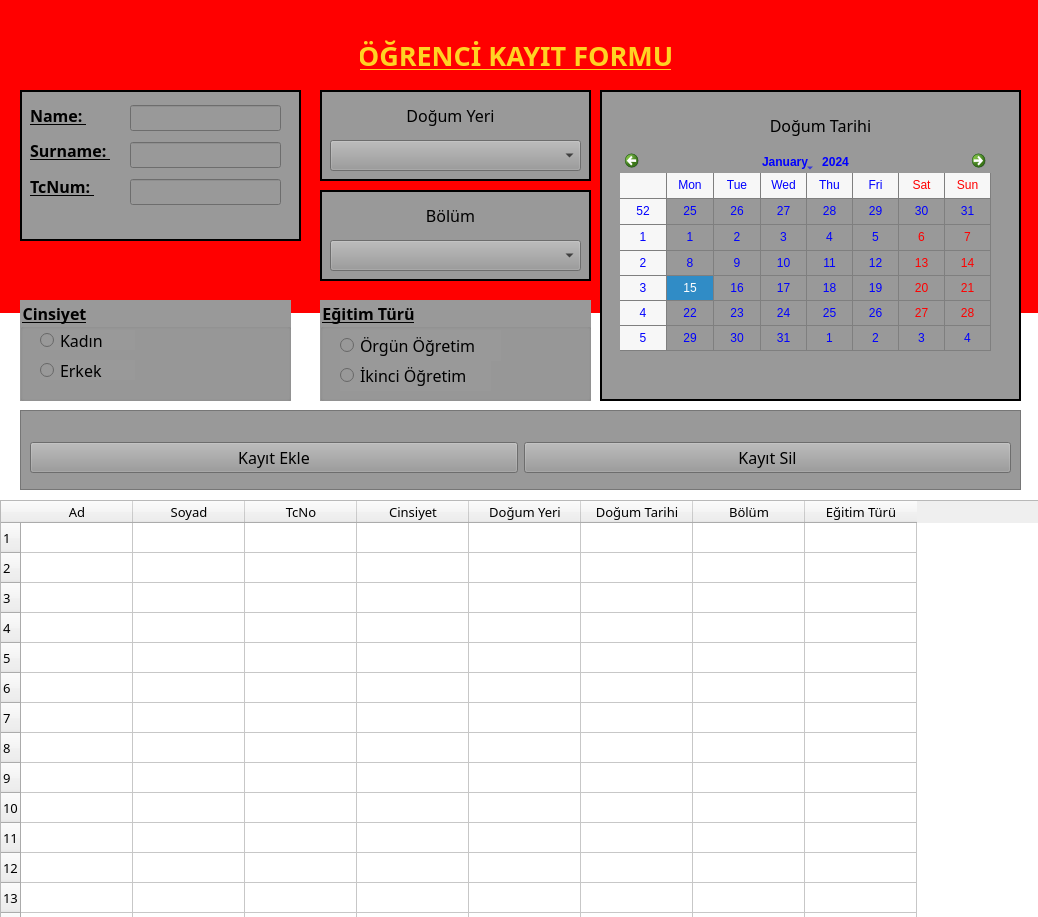
<?xml version="1.0" encoding="UTF-8"?>
<ui version="4.0">
 <class>MainWindow</class>
 <widget class="QMainWindow" name="MainWindow">
  <property name="geometry">
   <rect>
    <x>0</x>
    <y>0</y>
    <width>1038</width>
    <height>917</height>
   </rect>
  </property>
  <property name="windowTitle">
   <string>MainWindow</string>
  </property>
  <widget class="QWidget" name="centralwidget">
   <widget class="QLabel" name="label">
    <property name="geometry">
     <rect>
      <x>0</x>
      <y>0</y>
      <width>1041</width>
      <height>921</height>
     </rect>
    </property>
    <property name="font">
     <font>
      <underline>true</underline>
     </font>
    </property>
    <property name="styleSheet">
     <string notr="true">background-color: qlineargradient(spread:pad, x1:0, y1:0, x2:0, y2:1, stop:0 rgba(255, 0, 0, 255), stop:0.339795 rgba(255, 0, 0, 255), stop:0.339799 rgba(255, 255, 255, 255), stop:0.662444 rgba(255, 255, 255, 255), stop:0.662469 rgba(0, 0, 255, 255), stop:1 rgba(0, 0, 255, 255));</string>
    </property>
    <property name="text">
     <string/>
    </property>
    <property name="textFormat">
     <enum>Qt::AutoText</enum>
    </property>
    <property name="pixmap">
     <pixmap>../../../../../../../../Desktop/anlasekon/Student Register Form/ss.webp</pixmap>
    </property>
    <property name="scaledContents">
     <bool>true</bool>
    </property>
   </widget>
   <widget class="QLabel" name="label_2">
    <property name="geometry">
     <rect>
      <x>360</x>
      <y>30</y>
      <width>311</width>
      <height>51</height>
     </rect>
    </property>
    <property name="font">
     <font>
      <family>Bahnschrift Light SemiCondensed</family>
      <pointsize>20</pointsize>
      <weight>75</weight>
      <bold>true</bold>
      <underline>true</underline>
     </font>
    </property>
    <property name="styleSheet">
     <string notr="true">color: rgb(255, 211, 35);</string>
    </property>
    <property name="text">
     <string>ÖĞRENCİ KAYIT FORMU</string>
    </property>
    <property name="alignment">
     <set>Qt::AlignCenter</set>
    </property>
   </widget>
   <widget class="QFrame" name="fpersonal">
    <property name="geometry">
     <rect>
      <x>20</x>
      <y>90</y>
      <width>281</width>
      <height>151</height>
     </rect>
    </property>
    <property name="styleSheet">
     <string notr="true">background-color: rgb(153, 153, 153);</string>
    </property>
    <property name="frameShape">
     <enum>QFrame::Box</enum>
    </property>
    <property name="frameShadow">
     <enum>QFrame::Plain</enum>
    </property>
    <property name="lineWidth">
     <number>2</number>
    </property>
    <widget class="QWidget" name="">
     <property name="geometry">
      <rect>
       <x>10</x>
       <y>10</y>
       <width>91</width>
       <height>101</height>
      </rect>
     </property>
     <layout class="QVBoxLayout" name="verticalLayout">
      <item>
       <widget class="QLabel" name="label_3">
        <property name="font">
         <font>
          <family>Bahnschrift Light SemiCondensed</family>
          <pointsize>12</pointsize>
          <weight>75</weight>
          <bold>true</bold>
          <underline>true</underline>
         </font>
        </property>
        <property name="styleSheet">
         <string notr="true">color: rgb(0, 0, 0)</string>
        </property>
        <property name="text">
         <string>Name: </string>
        </property>
       </widget>
      </item>
      <item>
       <widget class="QLabel" name="label_4">
        <property name="font">
         <font>
          <family>Bahnschrift Light SemiCondensed</family>
          <pointsize>12</pointsize>
          <weight>75</weight>
          <bold>true</bold>
          <underline>true</underline>
         </font>
        </property>
        <property name="styleSheet">
         <string notr="true">color: rgb(0, 0, 0)</string>
        </property>
        <property name="text">
         <string>Surname: </string>
        </property>
       </widget>
      </item>
      <item>
       <widget class="QLabel" name="label_5">
        <property name="font">
         <font>
          <family>Bahnschrift Light SemiCondensed</family>
          <pointsize>12</pointsize>
          <weight>75</weight>
          <bold>true</bold>
          <underline>true</underline>
         </font>
        </property>
        <property name="styleSheet">
         <string notr="true">color: rgb(0, 0, 0)</string>
        </property>
        <property name="text">
         <string>TcNum: </string>
        </property>
       </widget>
      </item>
     </layout>
    </widget>
    <widget class="QWidget" name="">
     <property name="geometry">
      <rect>
       <x>110</x>
       <y>10</y>
       <width>151</width>
       <height>111</height>
      </rect>
     </property>
     <layout class="QVBoxLayout" name="verticalLayout_2">
      <item>
       <widget class="QLineEdit" name="name">
        <property name="font">
         <font>
          <family>Bahnschrift Light Condensed</family>
          <pointsize>10</pointsize>
         </font>
        </property>
        <property name="text">
         <string/>
        </property>
       </widget>
      </item>
      <item>
       <widget class="QLineEdit" name="surname">
        <property name="font">
         <font>
          <family>Bahnschrift Light Condensed</family>
          <pointsize>10</pointsize>
         </font>
        </property>
        <property name="text">
         <string/>
        </property>
       </widget>
      </item>
      <item>
       <widget class="QLineEdit" name="tcnum">
        <property name="font">
         <font>
          <family>Bahnschrift Light Condensed</family>
          <pointsize>10</pointsize>
         </font>
        </property>
        <property name="text">
         <string/>
        </property>
       </widget>
      </item>
     </layout>
    </widget>
   </widget>
   <widget class="QGroupBox" name="Gender">
    <property name="geometry">
     <rect>
      <x>20</x>
      <y>300</y>
      <width>271</width>
      <height>101</height>
     </rect>
    </property>
    <property name="font">
     <font>
      <family>Bahnschrift Light</family>
      <pointsize>12</pointsize>
      <weight>75</weight>
      <bold>true</bold>
      <underline>true</underline>
     </font>
    </property>
    <property name="styleSheet">
     <string notr="true">color: rgb(0, 0, 0);
background-color: rgb(153, 153, 153);</string>
    </property>
    <property name="title">
     <string>Cinsiyet</string>
    </property>
    <property name="flat">
     <bool>false</bool>
    </property>
    <property name="checkable">
     <bool>false</bool>
    </property>
    <widget class="QRadioButton" name="female">
     <property name="geometry">
      <rect>
       <x>20</x>
       <y>30</y>
       <width>95</width>
       <height>20</height>
      </rect>
     </property>
     <property name="font">
      <font>
       <family>Bahnschrift SemiLight</family>
       <pointsize>12</pointsize>
      </font>
     </property>
     <property name="text">
      <string>Kadın</string>
     </property>
    </widget>
    <widget class="QRadioButton" name="male">
     <property name="geometry">
      <rect>
       <x>20</x>
       <y>60</y>
       <width>95</width>
       <height>20</height>
      </rect>
     </property>
     <property name="font">
      <font>
       <family>Bahnschrift SemiLight</family>
       <pointsize>12</pointsize>
      </font>
     </property>
     <property name="text">
      <string>Erkek</string>
     </property>
    </widget>
   </widget>
   <widget class="QFrame" name="fbirth">
    <property name="geometry">
     <rect>
      <x>320</x>
      <y>90</y>
      <width>271</width>
      <height>91</height>
     </rect>
    </property>
    <property name="styleSheet">
     <string notr="true">background-color: rgb(153, 153, 153);</string>
    </property>
    <property name="frameShape">
     <enum>QFrame::Box</enum>
    </property>
    <property name="frameShadow">
     <enum>QFrame::Plain</enum>
    </property>
    <property name="lineWidth">
     <number>2</number>
    </property>
    <widget class="QLabel" name="label_6">
     <property name="geometry">
      <rect>
       <x>70</x>
       <y>10</y>
       <width>121</width>
       <height>31</height>
      </rect>
     </property>
     <property name="font">
      <font>
       <family>Bahnschrift SemiLight</family>
       <pointsize>12</pointsize>
      </font>
     </property>
     <property name="text">
      <string>Doğum Yeri</string>
     </property>
     <property name="alignment">
      <set>Qt::AlignCenter</set>
     </property>
    </widget>
    <widget class="QComboBox" name="birthPlace">
     <property name="geometry">
      <rect>
       <x>10</x>
       <y>50</y>
       <width>251</width>
       <height>31</height>
      </rect>
     </property>
    </widget>
   </widget>
   <widget class="QFrame" name="fdepartment">
    <property name="geometry">
     <rect>
      <x>320</x>
      <y>190</y>
      <width>271</width>
      <height>91</height>
     </rect>
    </property>
    <property name="styleSheet">
     <string notr="true">background-color: rgb(153, 153, 153);</string>
    </property>
    <property name="frameShape">
     <enum>QFrame::Box</enum>
    </property>
    <property name="frameShadow">
     <enum>QFrame::Plain</enum>
    </property>
    <property name="lineWidth">
     <number>2</number>
    </property>
    <widget class="QLabel" name="label_11">
     <property name="geometry">
      <rect>
       <x>70</x>
       <y>10</y>
       <width>121</width>
       <height>31</height>
      </rect>
     </property>
     <property name="font">
      <font>
       <family>Bahnschrift SemiLight</family>
       <pointsize>12</pointsize>
      </font>
     </property>
     <property name="text">
      <string>Bölüm</string>
     </property>
     <property name="alignment">
      <set>Qt::AlignCenter</set>
     </property>
    </widget>
    <widget class="QComboBox" name="department">
     <property name="geometry">
      <rect>
       <x>10</x>
       <y>50</y>
       <width>251</width>
       <height>31</height>
      </rect>
     </property>
    </widget>
   </widget>
   <widget class="QGroupBox" name="EducType">
    <property name="geometry">
     <rect>
      <x>320</x>
      <y>300</y>
      <width>271</width>
      <height>101</height>
     </rect>
    </property>
    <property name="font">
     <font>
      <family>Bahnschrift Light</family>
      <pointsize>12</pointsize>
      <weight>75</weight>
      <bold>true</bold>
      <underline>true</underline>
     </font>
    </property>
    <property name="styleSheet">
     <string notr="true">color: rgb(0, 0, 0);
background-color: rgb(153, 153, 153);</string>
    </property>
    <property name="title">
     <string>Eğitim Türü</string>
    </property>
    <property name="flat">
     <bool>false</bool>
    </property>
    <property name="checkable">
     <bool>false</bool>
    </property>
    <widget class="QRadioButton" name="first">
     <property name="geometry">
      <rect>
       <x>20</x>
       <y>30</y>
       <width>161</width>
       <height>31</height>
      </rect>
     </property>
     <property name="font">
      <font>
       <family>Bahnschrift SemiLight</family>
       <pointsize>12</pointsize>
      </font>
     </property>
     <property name="text">
      <string>Örgün Öğretim</string>
     </property>
    </widget>
    <widget class="QRadioButton" name="second">
     <property name="geometry">
      <rect>
       <x>20</x>
       <y>60</y>
       <width>151</width>
       <height>31</height>
      </rect>
     </property>
     <property name="font">
      <font>
       <family>Bahnschrift SemiLight</family>
       <pointsize>12</pointsize>
      </font>
     </property>
     <property name="text">
      <string>İkinci Öğretim</string>
     </property>
    </widget>
   </widget>
   <widget class="QFrame" name="fbirth_2">
    <property name="geometry">
     <rect>
      <x>600</x>
      <y>90</y>
      <width>421</width>
      <height>311</height>
     </rect>
    </property>
    <property name="styleSheet">
     <string notr="true">background-color: rgb(153, 153, 153);</string>
    </property>
    <property name="frameShape">
     <enum>QFrame::Box</enum>
    </property>
    <property name="frameShadow">
     <enum>QFrame::Plain</enum>
    </property>
    <property name="lineWidth">
     <number>2</number>
    </property>
    <widget class="QLabel" name="label_12">
     <property name="geometry">
      <rect>
       <x>160</x>
       <y>20</y>
       <width>121</width>
       <height>31</height>
      </rect>
     </property>
     <property name="font">
      <font>
       <family>Bahnschrift SemiLight</family>
       <pointsize>12</pointsize>
      </font>
     </property>
     <property name="text">
      <string>Doğum Tarihi</string>
     </property>
     <property name="alignment">
      <set>Qt::AlignCenter</set>
     </property>
    </widget>
    <widget class="QCalendarWidget" name="calendarWidget">
     <property name="geometry">
      <rect>
       <x>20</x>
       <y>60</y>
       <width>371</width>
       <height>201</height>
      </rect>
     </property>
     <property name="styleSheet">
      <string notr="true">color: rgb(0, 0, 255);</string>
     </property>
     <property name="gridVisible">
      <bool>true</bool>
     </property>
    </widget>
   </widget>
   <widget class="QFrame" name="frame">
    <property name="geometry">
     <rect>
      <x>20</x>
      <y>410</y>
      <width>1001</width>
      <height>80</height>
     </rect>
    </property>
    <property name="styleSheet">
     <string notr="true">background-color: rgb(153, 153, 153);</string>
    </property>
    <property name="frameShape">
     <enum>QFrame::StyledPanel</enum>
    </property>
    <property name="frameShadow">
     <enum>QFrame::Raised</enum>
    </property>
    <widget class="QWidget" name="">
     <property name="geometry">
      <rect>
       <x>10</x>
       <y>30</y>
       <width>981</width>
       <height>35</height>
      </rect>
     </property>
     <layout class="QHBoxLayout" name="horizontalLayout">
      <item>
       <widget class="QPushButton" name="registerAdding">
        <property name="font">
         <font>
          <family>Bahnschrift SemiLight</family>
          <pointsize>12</pointsize>
         </font>
        </property>
        <property name="text">
         <string>Kayıt Ekle</string>
        </property>
       </widget>
      </item>
      <item>
       <widget class="QPushButton" name="registerDeleting">
        <property name="font">
         <font>
          <family>Bahnschrift SemiLight</family>
          <pointsize>12</pointsize>
         </font>
        </property>
        <property name="text">
         <string>Kayıt Sil</string>
        </property>
       </widget>
      </item>
     </layout>
    </widget>
   </widget>
   <widget class="QTableWidget" name="tableWidget">
    <property name="geometry">
     <rect>
      <x>0</x>
      <y>500</y>
      <width>1071</width>
      <height>421</height>
     </rect>
    </property>
    <property name="font">
     <font>
      <family>Bahnschrift SemiLight</family>
      <pointsize>10</pointsize>
     </font>
    </property>
    <property name="rowCount">
     <number>20</number>
    </property>
    <property name="columnCount">
     <number>8</number>
    </property>
    <attribute name="horizontalHeaderMinimumSectionSize">
     <number>60</number>
    </attribute>
    <attribute name="horizontalHeaderDefaultSectionSize">
     <number>112</number>
    </attribute>
    <attribute name="verticalHeaderMinimumSectionSize">
     <number>26</number>
    </attribute>
    <row/>
    <row/>
    <row/>
    <row/>
    <row/>
    <row/>
    <row/>
    <row/>
    <row/>
    <row/>
    <row/>
    <row/>
    <row/>
    <row/>
    <row/>
    <row/>
    <row/>
    <row/>
    <row/>
    <row/>
    <column>
     <property name="text">
      <string>Ad</string>
     </property>
    </column>
    <column>
     <property name="text">
      <string>Soyad</string>
     </property>
    </column>
    <column>
     <property name="text">
      <string>TcNo</string>
     </property>
    </column>
    <column>
     <property name="text">
      <string>Cinsiyet</string>
     </property>
    </column>
    <column>
     <property name="text">
      <string>Doğum Yeri</string>
     </property>
    </column>
    <column>
     <property name="text">
      <string>Doğum Tarihi</string>
     </property>
    </column>
    <column>
     <property name="text">
      <string>Bölüm</string>
     </property>
    </column>
    <column>
     <property name="text">
      <string>Eğitim Türü</string>
     </property>
    </column>
   </widget>
  </widget>
 </widget>
 <resources/>
 <connections/>
</ui>
